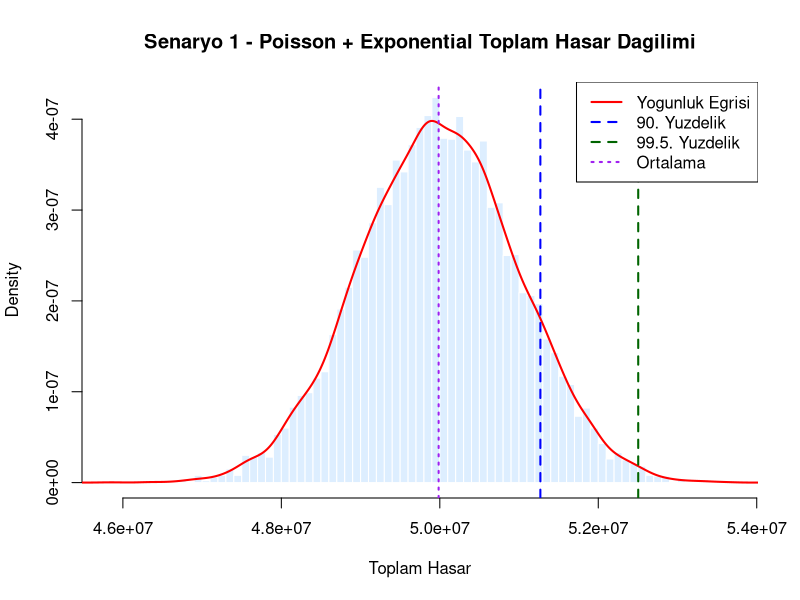
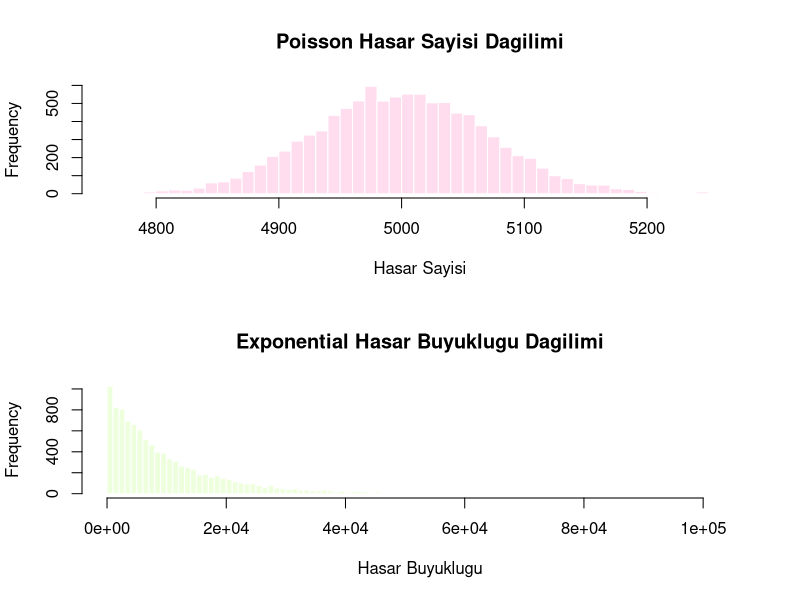
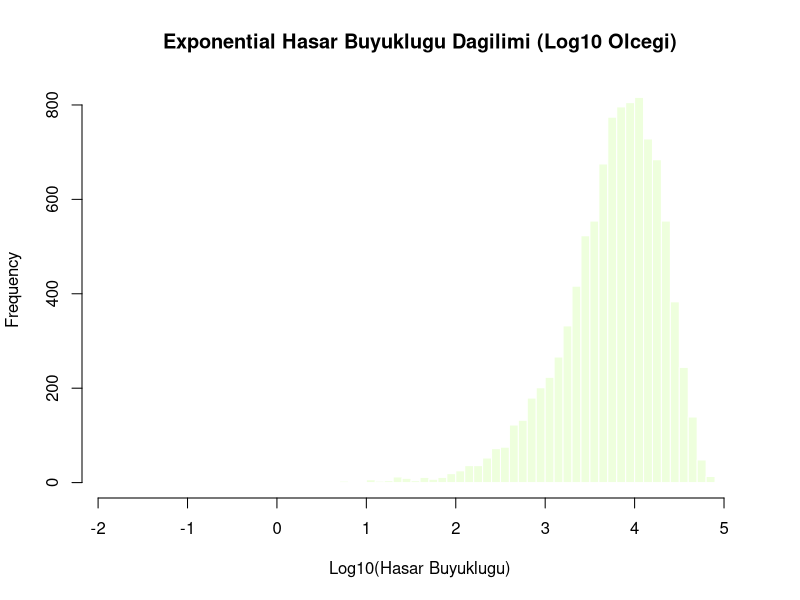
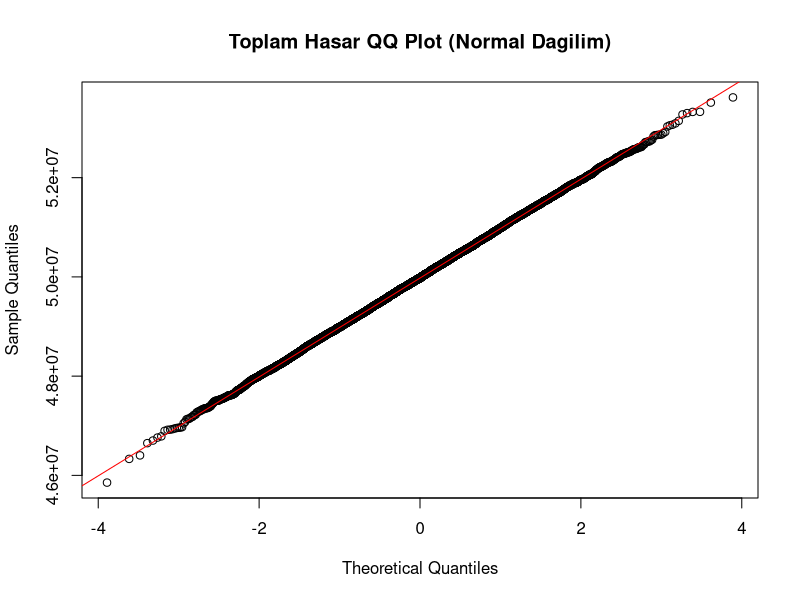
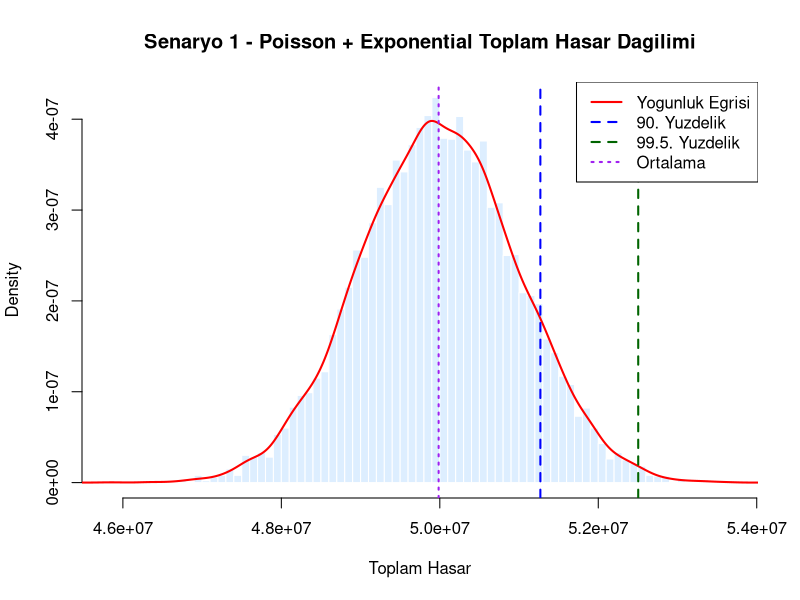
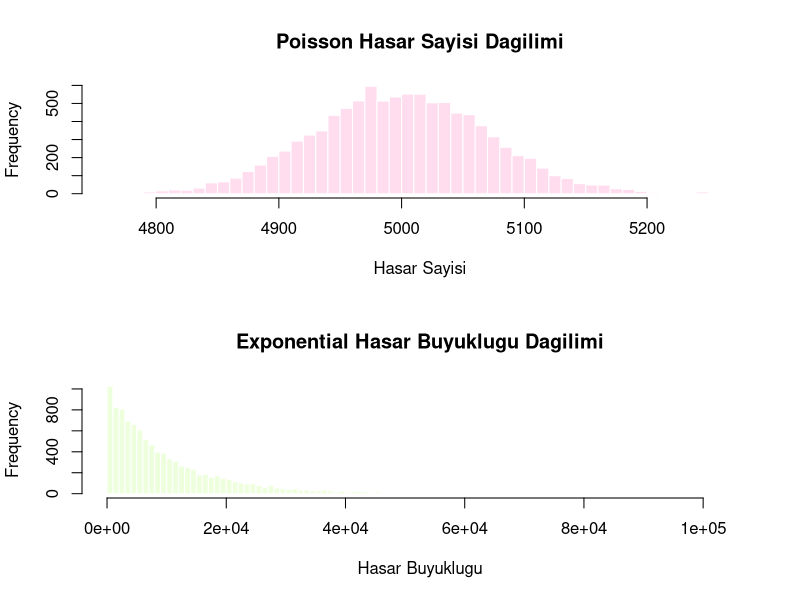
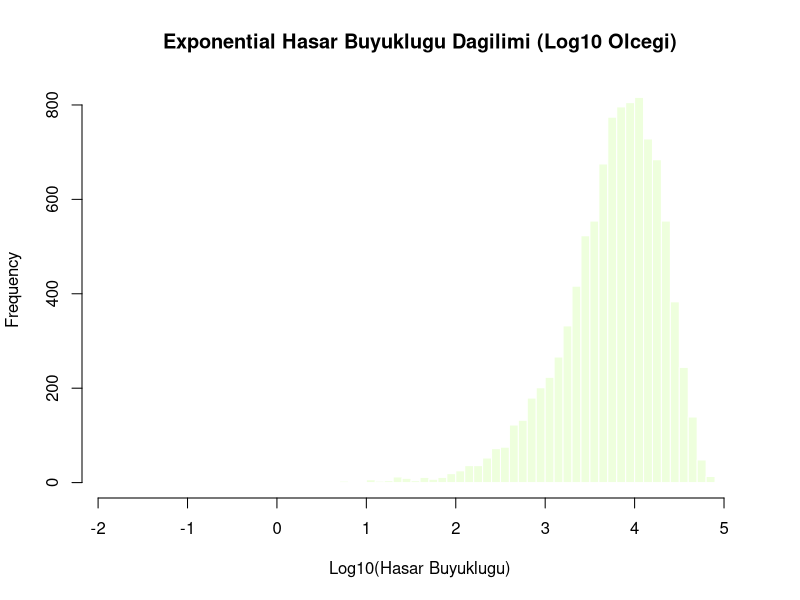
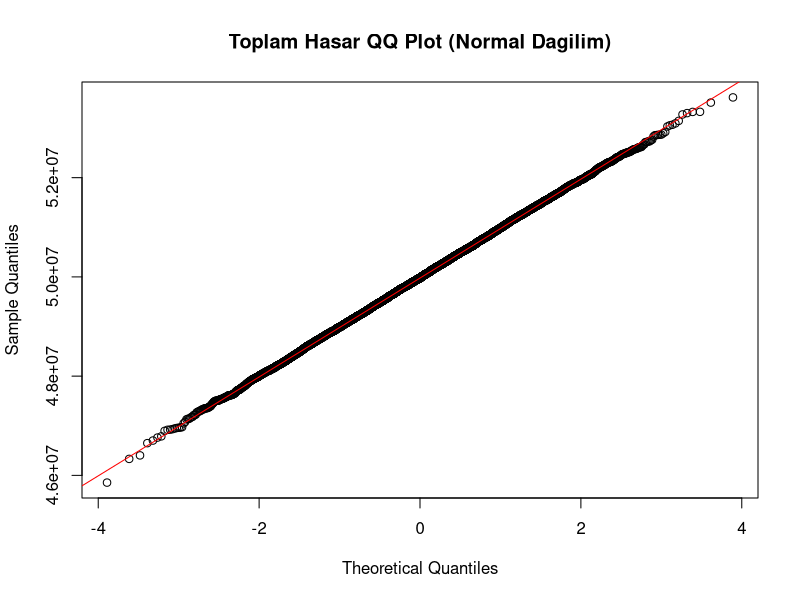

Source code (R) for these figures, in order:
# Karakter kodlaması ayarları
Sys.setlocale("LC_ALL", "en_US.UTF-8")
# Windows için: Sys.setlocale("LC_ALL", "Turkish")

# Grafik aygıtını UTF-8 destekli olarak ayarla
options(encoding = "UTF-8")

# Parametreler
set.seed(42)
num_simulations <- 10000    # Simülasyon sayısı
lambda <- 5000              # Poisson dağılımı parametresi (hasar sayısı)
beta <- 1/10000             # Exponential dağılımı rate parametresi (hasarın büyüklüğü)

# Simülasyon başlat
loss_totals <- numeric(num_simulations)

for (i in 1:num_simulations) {
  claim_count <- rpois(1, lambda)
  if (claim_count > 0) {
    losses <- rexp(claim_count, rate = beta)  # rate = 1/θ = β
    loss_totals[i] <- sum(losses)
  }
  # claim_count == 0 ise zaten 0 atanmış durumda
}

# Simülasyon sonuçları
mean_sim <- mean(loss_totals)
var_sim <- var(loss_totals)
p90_sim <- quantile(loss_totals, 0.90)
p995_sim <- quantile(loss_totals, 0.995)

# Teorik (analitik) sonuçlar
expected_loss <- lambda * (1/beta)  # E[S] = E[N] * E[X] = λ * (1/β)
var_theoretical <- lambda * (1/beta)^2  # Var[S] = E[N] * Var[X] = λ * (1/β)²

# Not: Bileşik Poisson-Üstel dağılımı için, toplam hasar Gamma dağılımına yaklaşır
# shape = lambda, scale = 1/beta
p90_theoretical <- qgamma(0.90, shape = lambda, scale = 1/beta)
p995_theoretical <- qgamma(0.995, shape = lambda, scale = 1/beta)

# Risk sermayesi
rc_simulated <- p995_sim - mean_sim
rc_theoretical <- p995_theoretical - expected_loss

# Sonuçları yazdır
cat("Senaryo 1 - Poisson + Exponential\n")
cat("----------------------------------\n")
cat("Simulasyon Ortalama Hasar:", format(mean_sim, scientific = FALSE), "\n")
cat("Analitik Ortalama Hasar:", format(expected_loss, scientific = FALSE), "\n")
cat("\n")
cat("Simulasyon Varyans:", format(var_sim, scientific = FALSE), "\n")
cat("Analitik Varyans:", format(var_theoretical, scientific = FALSE), "\n")
cat("\n")
cat("Simulasyon 90% Yuzdelik Dilim:", format(p90_sim, scientific = FALSE), "\n")
cat("Analitik 90% Yuzdelik Dilim:", format(p90_theoretical, scientific = FALSE), "\n")
cat("\n")
cat("Simulasyon 99.5% Yuzdelik Dilim:", format(p995_sim, scientific = FALSE), "\n")
cat("Analitik 99.5% Yuzdelik Dilim:", format(p995_theoretical, scientific = FALSE), "\n")
cat("\n")
cat("Risk Sermayesi (Simulasyon):", format(rc_simulated, scientific = FALSE), "\n")
cat("Risk Sermayesi (Analitik):", format(rc_theoretical, scientific = FALSE), "\n")

# Poisson ve Exponential dağılımlarından örnekler oluştur
poisson_counts <- rpois(10000, lambda)
exp_claims <- rexp(10000, rate = beta)

# PDF grafik dosyası olarak kaydet
pdf("senaryo1_grafikler.pdf", width=10, height=14)

# Ana dağılım grafiği
par(mfrow = c(1, 1))
hist(loss_totals, breaks = 60, probability = TRUE,
     col = "#DDEEFF", border = "white",
     main = "Senaryo 1 - Poisson + Exponential Toplam Hasar Dagilimi",
     xlab = "Toplam Hasar")

# Yoğunluk eğrisi ekle
lines(density(loss_totals), col = "red", lwd = 2)
abline(v = p90_sim, col = "blue", lty = 2, lwd = 2)
abline(v = p995_sim, col = "darkgreen", lty = 2, lwd = 2)
abline(v = mean_sim, col = "purple", lty = 3, lwd = 2)

# Lejant ekle
legend("topright", 
       legend = c("Yogunluk Egrisi", "90. Yuzdelik", "99.5. Yuzdelik", "Ortalama"),
       col = c("red", "blue", "darkgreen", "purple"), 
       lty = c(1, 2, 2, 3), 
       lwd = 2)

# Poisson ve Exponential dağılımlarının görselleştirilmesi
par(mfrow = c(2, 1))

# Hasar sayısı dağılımı (Poisson)
hist(poisson_counts, breaks = 50, col = "#FFDDEE", border = "white",
     main = "Poisson Hasar Sayisi Dagilimi", 
     xlab = "Hasar Sayisi")

# Hasar büyüklüğü dağılımı (Exponential)
hist(exp_claims, breaks = 100, col = "#EEFFDD", border = "white",
     main = "Exponential Hasar Buyuklugu Dagilimi", 
     xlab = "Hasar Buyuklugu")

# Exponential dağılımını daha iyi görmek için logaritmik ölçekte
par(mfrow = c(1, 1))
hist(log10(exp_claims), breaks = 50, col = "#EEFFDD", border = "white",
     main = "Exponential Hasar Buyuklugu Dagilimi (Log10 Olcegi)", 
     xlab = "Log10(Hasar Buyuklugu)")

# QQ Plot - Normal dağılım ile karşılaştırma
qqnorm(loss_totals, main = "Toplam Hasar QQ Plot (Normal Dagilim)")
qqline(loss_totals, col = "red")

# PDF kapama
dev.off()

# Ayrıca ekranda görüntüle - ana dağılım grafiği
par(mfrow = c(1, 1))
hist(loss_totals, breaks = 60, probability = TRUE,
     col = "#DDEEFF", border = "white",
     main = "Senaryo 1 - Poisson + Exponential Toplam Hasar Dagilimi",
     xlab = "Toplam Hasar")

# Yoğunluk eğrisi ekle
lines(density(loss_totals), col = "red", lwd = 2)
abline(v = p90_sim, col = "blue", lty = 2, lwd = 2)
abline(v = p995_sim, col = "darkgreen", lty = 2, lwd = 2)
abline(v = mean_sim, col = "purple", lty = 3, lwd = 2)

# Lejant ekle
legend("topright", 
       legend = c("Yogunluk Egrisi", "90. Yuzdelik", "99.5. Yuzdelik", "Ortalama"),
       col = c("red", "blue", "darkgreen", "purple"), 
       lty = c(1, 2, 2, 3), 
       lwd = 2)

# Poisson ve Exponential dağılımlarının görselleştirilmesi - ekranda
par(mfrow = c(2, 1))

# Hasar sayısı dağılımı (Poisson)
hist(poisson_counts, breaks = 50, col = "#FFDDEE", border = "white",
     main = "Poisson Hasar Sayisi Dagilimi", 
     xlab = "Hasar Sayisi")

# Hasar büyüklüğü dağılımı (Exponential)
hist(exp_claims, breaks = 100, col = "#EEFFDD", border = "white",
     main = "Exponential Hasar Buyuklugu Dagilimi", 
     xlab = "Hasar Buyuklugu")

# Exponential dağılımını daha iyi görmek için logaritmik ölçekte
par(mfrow = c(1, 1))
hist(log10(exp_claims), breaks = 50, col = "#EEFFDD", border = "white",
     main = "Exponential Hasar Buyuklugu Dagilimi (Log10 Olcegi)", 
     xlab = "Log10(Hasar Buyuklugu)")

# QQ Plot - Normal dağılım ile karşılaştırma
qqnorm(loss_totals, main = "Toplam Hasar QQ Plot (Normal Dagilim)")
qqline(loss_totals, col = "red")
